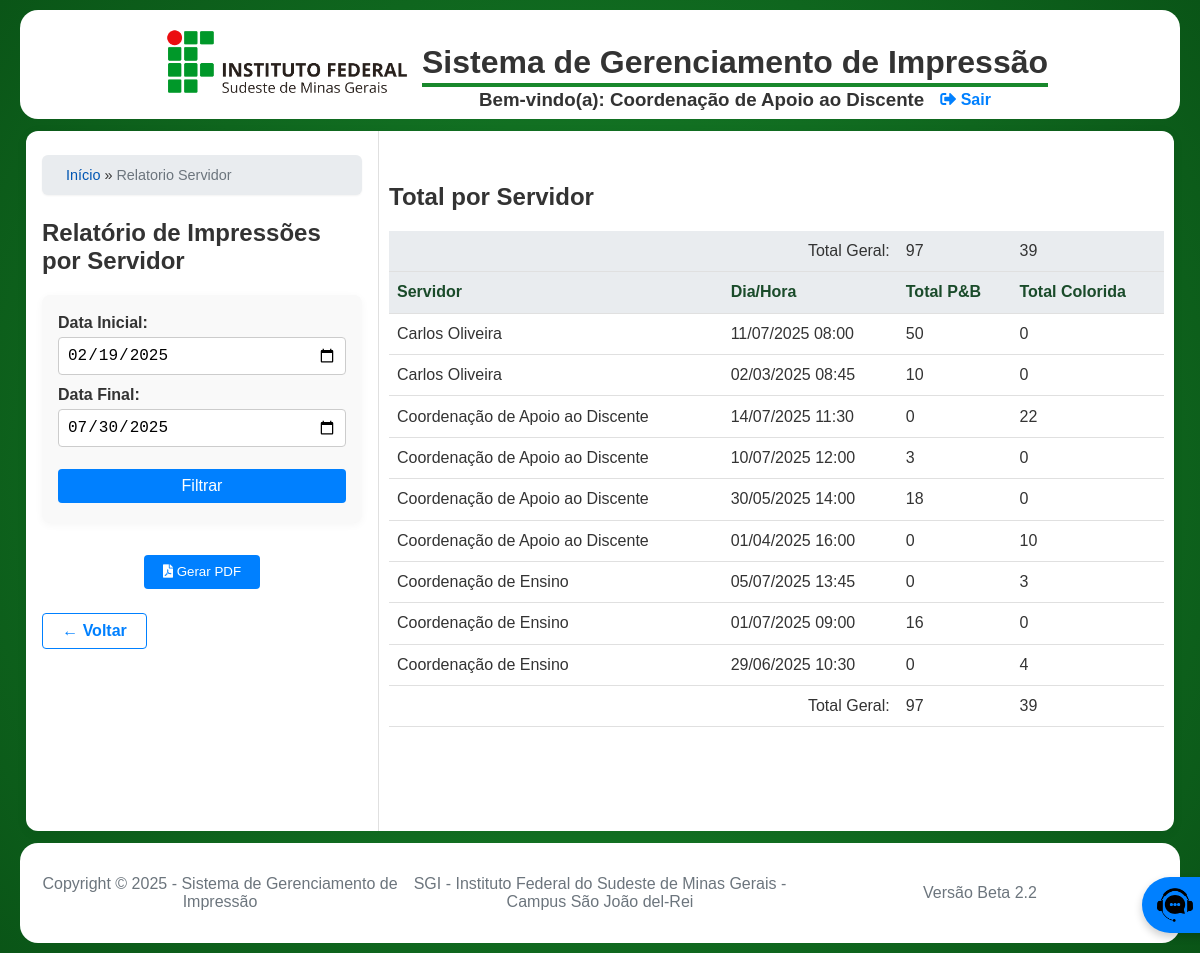
Page /pages/admin_coen/relatorio_servidor.php (signed in) on the earlier database version.
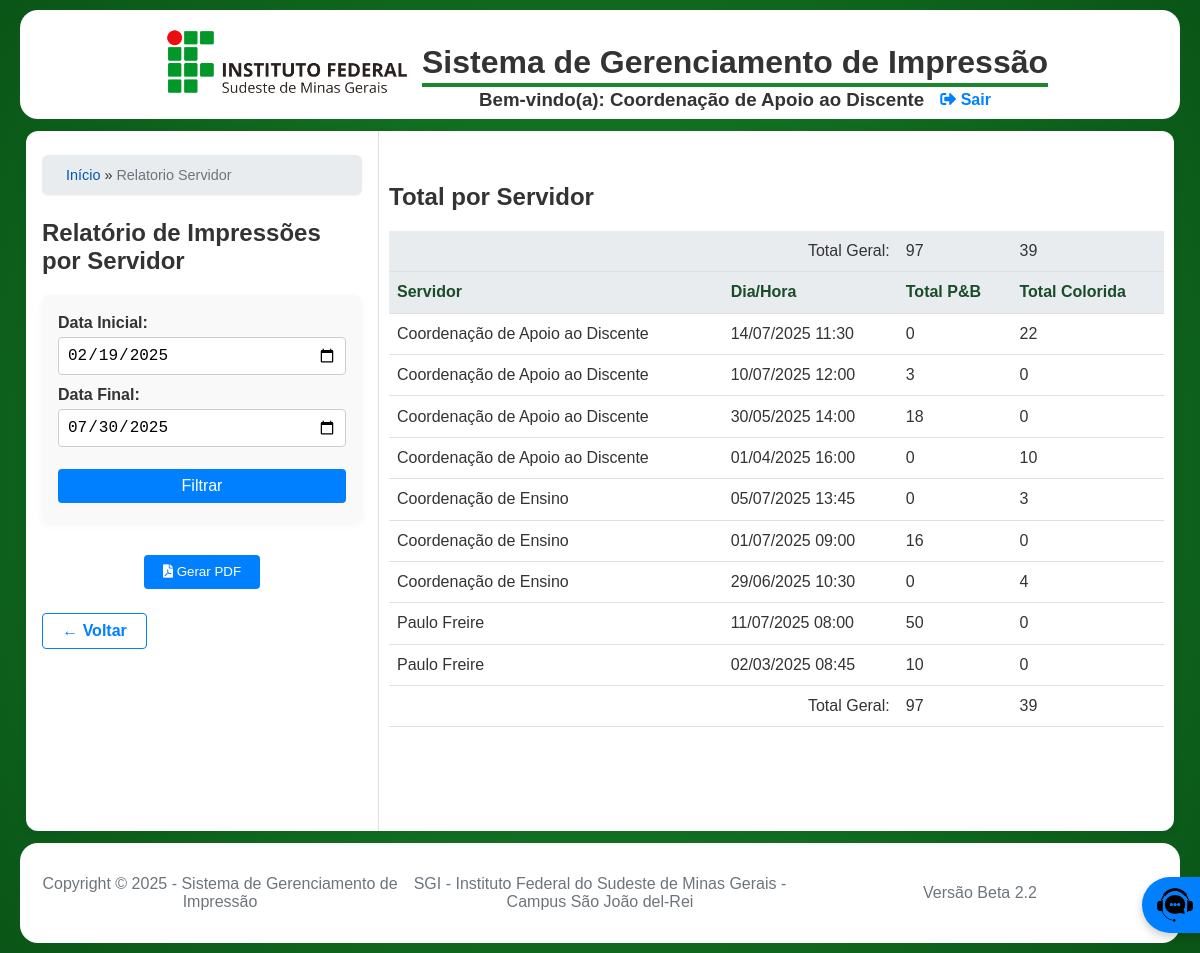
Same page on the later database version.
### tables this page shows
CREATE TABLE `SolicitacaoImpressao` (
  `id` int(11) NOT NULL AUTO_INCREMENT,
  `cpf_solicitante` char(11) NOT NULL,
  `tipo_solicitante` enum('Aluno','Servidor') NOT NULL,
  `arquivo_path` text DEFAULT NULL,
  `qtd_copias` int(11) NOT NULL,
  `qtd_paginas` int(11) NOT NULL DEFAULT 1,
  `colorida` tinyint(1) NOT NULL DEFAULT 0,
  `status` enum('Nova','Lida','Aceita','Rejeitada') NOT NULL DEFAULT 'Nova',
  `data_criacao` datetime NOT NULL DEFAULT current_timestamp(),
  `reprografia_id` int(11) DEFAULT NULL,
  `arquivada` tinyint(1) NOT NULL DEFAULT 0,
  PRIMARY KEY (`id`),
  KEY `reprografia_id` (`reprografia_id`),
  CONSTRAINT `SolicitacaoImpressao_ibfk_1` FOREIGN KEY (`reprografia_id`) REFERENCES `Reprografia` (`id`) ON DELETE SET NULL
);

CREATE TABLE `Servidor` (
  `siape` varchar(20) NOT NULL,
  `nome` varchar(100) NOT NULL,
  `sobrenome` varchar(100) NOT NULL,
  `email` varchar(100) NOT NULL,
  `cpf` char(11) NOT NULL,
  `senha` varchar(255) NOT NULL,
  `is_admin` tinyint(1) NOT NULL DEFAULT 0,
  `is_super_admin` tinyint(1) NOT NULL DEFAULT 0,
  `setor_admin` enum('CAD','COEN','NENHUM') NOT NULL DEFAULT 'NENHUM',
  `ativo` tinyint(1) DEFAULT 1,
  `data_fim_validade` date DEFAULT NULL,
  PRIMARY KEY (`siape`),
  UNIQUE KEY `cpf` (`cpf`)
);

### pages/admin_coen/relatorio_servidor.php (the view, shortened to what the changed rows need)
<?php
require_once '../../includes/config.php';
$hoje = date('Y-m-d');
$stmt_semestre = $conn->prepare("SELECT data_inicio, data_fim FROM SemestreLetivo WHERE :hoje BETWEEN data_inicio AND data_fim ORDER BY data_fim DESC LIMIT 1");
$stmt_semestre->execute([':hoje' => $hoje]);
$semestre_vigente = $stmt_semestre->fetch();
$default_data_ini = $semestre_vigente ? $semestre_vigente->data_inicio : date('Y-m-01');
$default_data_fim = $semestre_vigente ? $semestre_vigente->data_fim : date('Y-m-d');
$data_ini = $_GET['data_ini'] ?? $default_data_ini;
$data_fim = $_GET['data_fim'] ?? $default_data_fim;
$sql = "SELECT s.nome, s.sobrenome, si.data_criacao, si.colorida,
               (si.qtd_copias * si.qtd_paginas) as total_cotas
        FROM SolicitacaoImpressao si
        JOIN Servidor s ON si.cpf_solicitante = s.cpf
        WHERE si.tipo_solicitante = 'Servidor'
          AND si.data_criacao BETWEEN :inicio AND :fim
        ORDER BY s.nome, s.sobrenome, si.data_criacao DESC";
$stmt = $conn->prepare($sql);
$stmt->execute([
    ':inicio' => $data_ini . ' 00:00:00',
    ':fim' => $data_fim . ' 23:59:59'
]);
$relatorio = $stmt->fetchAll();
$total_geral_pb = 0;
$total_geral_color = 0;
foreach ($relatorio as $r) {
    if ($r->colorida) {
        $total_geral_color += $r->total_cotas;
    } else {
        $total_geral_pb += $r->total_cotas;
    }
}
    ?>
    <?php
require_once '../../includes/header.php';
?>
<link rel="stylesheet" href="dashboard_coen.css?v=<?= ASSET_VERSION ?>">
<main class="dashboard-layout">
    <aside class="dashboard-aside">
        <div class="container-principal">
        <?php if (isset($_SESSION['usuario'])) { gerar_migalhas(); } ?>
        <h1>Relatório de Impressões por Servidor</h1>
        <form method="GET" class="relatorio-form" id="form-relatorio">
            <label>Data Inicial:
            </label>
            <label>Data Final:
            </label>
            <button type="submit" class="btn-menu">Filtrar</button>
        </form>
        <div class="container-imprimir">
            <button type="button" class="btn-menu" onclick="gerarPDF()"><i class="fas fa-file-pdf"></i> Gerar PDF</button>
        </div>
        <a href="dashboard_coen.php" class="btn-back">&larr; Voltar</a>
        </div>
    </aside>
    <main class="dashboard-main">
        <div class="responsive-table">
            <h2>Total por Servidor</h2>
            <table>
                <thead>
                    <tr>
                        <td colspan="2" style="text-align:right;">Total Geral:</td>
                        <td><?= $total_geral_pb ?></td>
                        <td><?= $total_geral_color ?></td>
                    </tr>
                    <tr>
                        <th>Servidor</th>
                        <th>Dia/Hora</th>
                        <th>Total P&B</th>
                        <th>Total Colorida</th>
                    </tr>
                </thead>
                <tbody>
                    <?php if (empty($relatorio)): ?>
                        <tr><td colspan="4" style="text-align:center;">Nenhum registro encontrado.</td></tr>
                    <?php else: ?>
                        <?php foreach ($relatorio as $r): ?>
                        <tr>
                            <td><?= htmlspecialchars($r->nome . ' ' . $r->sobrenome) ?></td>
                            <td><?= date('d/m/Y H:i', strtotime($r->data_criacao)) ?></td>
                            <td><?= !$r->colorida ? $r->total_cotas : 0 ?></td>
                            <td><?= $r->colorida ? $r->total_cotas : 0 ?></td>
                        </tr>
                        <?php endforeach; ?>
                    <?php endif; ?>
                </tbody>
            </table>
        </div>
    </main>
</main>
<?php require_once '../../includes/footer.php'; ?>

### includes/config.php (shortened to what the changed rows need)
<?php
function gerar_migalhas() {
    $migalhas = '<a href="' . BASE_URL . '/index.php">Início</a>';
    $caminho = parse_url($_SERVER['REQUEST_URI'], PHP_URL_PATH);
    $caminho_base = parse_url(BASE_URL, PHP_URL_PATH);
    if (strpos($caminho, $caminho_base) === 0) {
        $caminho = substr($caminho, strlen($caminho_base));
    }
    $partes = explode('/', trim($caminho, '/'));
    $partes_ignoradas = ['pages', 'admin', 'admin_cad', 'admin_coen', 'aluno', 'servidor', 'reprografo'];
    $url_parcial = BASE_URL;
    foreach ($partes as $parte) {
        if (empty($parte) || in_array($parte, $partes_ignoradas)) {
            $url_parcial .= '/' . $parte;
            continue;
        }
        $url_parcial .= '/' . $parte;
        $nome_exibicao = str_replace(['_', '.php'], [' ', ''], $parte);
        $nome_exibicao = ucwords($nome_exibicao);
        $mapa_nomes = [
            'Dashboard Cad' => 'Painel CAD',
            'Dashboard Coen' => 'Painel COEN',
            'Configurar Semestre' => 'Configurações de Semestre',
            'Gerenciar Turmas' => 'Gerenciar Turmas',
            'Form Aluno' => 'Formulário de Aluno',
            'Form Servidor' => 'Formulário de Servidor',
            'Historico Solicitacoes' => 'Histórico de Solicitações',
            'Relatorio Reprografia' => 'Relatório Reprografia',
            'Dashboard Reprografia' => 'Painel da Reprografia',
        ];
        $nome_exibicao = $mapa_nomes[$nome_exibicao] ?? $nome_exibicao;
        if ($parte === end($partes)) {
            $migalhas .= ' &raquo; <span>' . htmlspecialchars($nome_exibicao) . '</span>';
        } else {
            $migalhas .= ' &raquo; <a href="' . $url_parcial . '">' . htmlspecialchars($nome_exibicao) . '</a>';
        }
    }
    echo '<nav class="trilha-migalhas">' . $migalhas . '</nav>';
}

Differences in the rows shown:
changed through a linked row, solicitacaoimpressao (number 8 of 9 on the later page): servidor.nome+sobrenome "Carlos Oliveira" → "Paulo Freire"; moves down the list
changed through a linked row, solicitacaoimpressao (number 9 of 9 on the later page): servidor.nome+sobrenome "Carlos Oliveira" → "Paulo Freire"; moves down the list
